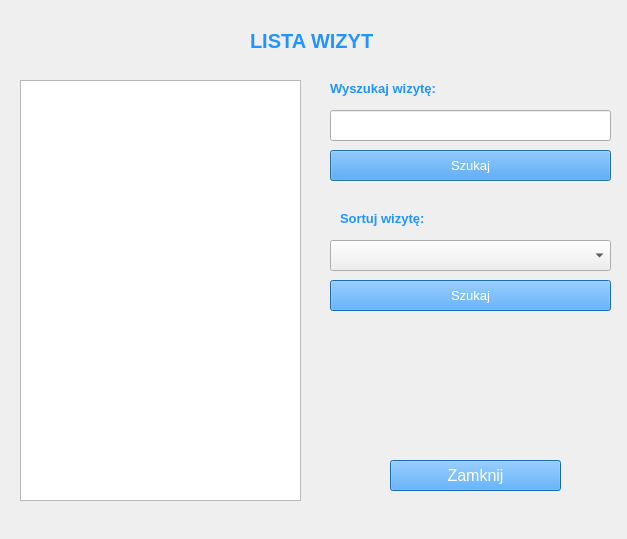
<?xml version="1.0" encoding="UTF-8"?>
<ui version="4.0">
 <class>Dialog</class>
 <widget class="QDialog" name="Dialog">
  <property name="geometry">
   <rect>
    <x>0</x>
    <y>0</y>
    <width>627</width>
    <height>539</height>
   </rect>
  </property>
  <property name="windowTitle">
   <string>Dialog</string>
  </property>
  <widget class="QLabel" name="findLabel">
   <property name="geometry">
    <rect>
     <x>330</x>
     <y>80</y>
     <width>151</width>
     <height>16</height>
    </rect>
   </property>
   <property name="font">
    <font>
     <pointsize>10</pointsize>
     <weight>75</weight>
     <bold>true</bold>
    </font>
   </property>
   <property name="styleSheet">
    <string notr="true">color: rgb(34, 148, 255)</string>
   </property>
   <property name="text">
    <string>Wyszukaj wizytę:</string>
   </property>
  </widget>
  <widget class="QLabel" name="sortLabel">
   <property name="geometry">
    <rect>
     <x>340</x>
     <y>210</y>
     <width>151</width>
     <height>16</height>
    </rect>
   </property>
   <property name="font">
    <font>
     <pointsize>10</pointsize>
     <weight>75</weight>
     <bold>true</bold>
    </font>
   </property>
   <property name="styleSheet">
    <string notr="true">color: rgb(34, 148, 255)</string>
   </property>
   <property name="text">
    <string>Sortuj wizytę:</string>
   </property>
  </widget>
  <widget class="QLineEdit" name="valueFindEditText">
   <property name="geometry">
    <rect>
     <x>330</x>
     <y>110</y>
     <width>281</width>
     <height>31</height>
    </rect>
   </property>
  </widget>
  <widget class="QLabel" name="listVisitsLabel">
   <property name="geometry">
    <rect>
     <x>250</x>
     <y>20</y>
     <width>211</width>
     <height>41</height>
    </rect>
   </property>
   <property name="font">
    <font>
     <pointsize>15</pointsize>
     <weight>75</weight>
     <bold>true</bold>
    </font>
   </property>
   <property name="styleSheet">
    <string notr="true">color: rgb(34, 148, 255)</string>
   </property>
   <property name="text">
    <string>LISTA WIZYT</string>
   </property>
  </widget>
  <widget class="QPushButton" name="valueFindButton">
   <property name="geometry">
    <rect>
     <x>330</x>
     <y>150</y>
     <width>281</width>
     <height>31</height>
    </rect>
   </property>
   <property name="font">
    <font>
     <pointsize>10</pointsize>
    </font>
   </property>
   <property name="styleSheet">
    <string notr="true">background-color: rgb(34, 148, 255); color: rgb(255, 255, 255)</string>
   </property>
   <property name="text">
    <string>Szukaj</string>
   </property>
  </widget>
  <widget class="QPushButton" name="closeButton">
   <property name="geometry">
    <rect>
     <x>390</x>
     <y>460</y>
     <width>171</width>
     <height>31</height>
    </rect>
   </property>
   <property name="font">
    <font>
     <pointsize>12</pointsize>
    </font>
   </property>
   <property name="focusPolicy">
    <enum>Qt::NoFocus</enum>
   </property>
   <property name="styleSheet">
    <string notr="true">background-color: rgb(34, 148, 255); color: rgb(255, 255, 255)</string>
   </property>
   <property name="text">
    <string>Zamknij</string>
   </property>
  </widget>
  <widget class="QListWidget" name="listWidget">
   <property name="geometry">
    <rect>
     <x>20</x>
     <y>80</y>
     <width>281</width>
     <height>421</height>
    </rect>
   </property>
  </widget>
  <widget class="QComboBox" name="comboBox">
   <property name="geometry">
    <rect>
     <x>330</x>
     <y>240</y>
     <width>281</width>
     <height>31</height>
    </rect>
   </property>
  </widget>
  <widget class="QPushButton" name="valueFindComboboxButton">
   <property name="geometry">
    <rect>
     <x>330</x>
     <y>280</y>
     <width>281</width>
     <height>31</height>
    </rect>
   </property>
   <property name="font">
    <font>
     <pointsize>10</pointsize>
    </font>
   </property>
   <property name="styleSheet">
    <string notr="true">background-color: rgb(34, 148, 255); color: rgb(255, 255, 255)</string>
   </property>
   <property name="text">
    <string>Szukaj</string>
   </property>
  </widget>
 </widget>
 <resources/>
 <connections/>
</ui>
